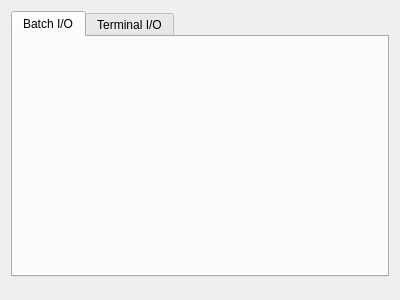
<?xml version="1.0" encoding="UTF-8"?>
<ui version="4.0">
 <class>IOWidget</class>
 <widget class="QWidget" name="IOWidget">
  <property name="geometry">
   <rect>
    <x>0</x>
    <y>0</y>
    <width>400</width>
    <height>300</height>
   </rect>
  </property>
  <property name="sizePolicy">
   <sizepolicy hsizetype="Preferred" vsizetype="MinimumExpanding">
    <horstretch>0</horstretch>
    <verstretch>0</verstretch>
   </sizepolicy>
  </property>
  <property name="windowTitle">
   <string>Form</string>
  </property>
  <layout class="QGridLayout" name="gridLayout_2">
   <item row="0" column="0">
    <layout class="QGridLayout" name="gridLayout">
     <item row="0" column="0">
      <widget class="QTabWidget" name="tabWidget">
       <property name="currentIndex">
        <number>0</number>
       </property>
       <widget class="QWidget" name="batchIOTab">
        <attribute name="title">
         <string>Batch I/O</string>
        </attribute>
        <layout class="QGridLayout" name="gridLayout_7">
         <item row="0" column="0">
          <layout class="QGridLayout" name="gridLayout_1"/>
         </item>
        </layout>
       </widget>
       <widget class="QWidget" name="terminalIOTab">
        <attribute name="title">
         <string>Terminal I/O</string>
        </attribute>
        <layout class="QGridLayout" name="gridLayout_4">
         <item row="0" column="0">
          <layout class="QGridLayout" name="gridLayout_3">
           <item row="0" column="0">
            <widget class="TerminalPane" name="terminalIO" native="true">
             <property name="cursor">
              <cursorShape>BlankCursor</cursorShape>
             </property>
            </widget>
           </item>
          </layout>
         </item>
        </layout>
       </widget>
      </widget>
     </item>
    </layout>
   </item>
   <item row="1" column="0">
    <widget class="InputPane" name="batchInput" native="true"/>
   </item>
   <item row="2" column="0">
    <widget class="OutputPane" name="batchOutput" native="true"/>
   </item>
  </layout>
 </widget>
 <customwidgets>
  <customwidget>
   <class>InputPane</class>
   <extends>QWidget</extends>
   <header>inputpane.h</header>
   <container>1</container>
  </customwidget>
  <customwidget>
   <class>OutputPane</class>
   <extends>QWidget</extends>
   <header>outputpane.h</header>
   <container>1</container>
  </customwidget>
  <customwidget>
   <class>TerminalPane</class>
   <extends>QWidget</extends>
   <header>terminalpane.h</header>
   <container>1</container>
  </customwidget>
 </customwidgets>
 <resources/>
 <connections/>
</ui>
